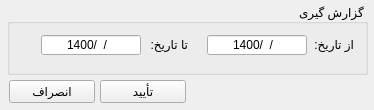
<?xml version="1.0" encoding="UTF-8"?>
<ui version="4.0">
 <class>reportWindow</class>
 <widget class="QMainWindow" name="reportWindow">
  <property name="windowModality">
   <enum>Qt::ApplicationModal</enum>
  </property>
  <property name="geometry">
   <rect>
    <x>0</x>
    <y>0</y>
    <width>374</width>
    <height>110</height>
   </rect>
  </property>
  <property name="minimumSize">
   <size>
    <width>374</width>
    <height>110</height>
   </size>
  </property>
  <property name="maximumSize">
   <size>
    <width>374</width>
    <height>110</height>
   </size>
  </property>
  <property name="windowTitle">
   <string>گزارش گیری</string>
  </property>
  <property name="windowIcon">
   <iconset>
    <normaloff>../icons/edit.png</normaloff>../icons/edit.png</iconset>
  </property>
  <property name="layoutDirection">
   <enum>Qt::RightToLeft</enum>
  </property>
  <widget class="QWidget" name="centralwidget">
   <widget class="QGroupBox" name="mainGroupBox">
    <property name="geometry">
     <rect>
      <x>7</x>
      <y>4</y>
      <width>361</width>
      <height>71</height>
     </rect>
    </property>
    <property name="title">
     <string>گزارش گیری</string>
    </property>
    <widget class="QLabel" name="startLabel">
     <property name="geometry">
      <rect>
       <x>306</x>
       <y>30</y>
       <width>41</width>
       <height>20</height>
      </rect>
     </property>
     <property name="text">
      <string>از تاریخ:</string>
     </property>
    </widget>
    <widget class="QLineEdit" name="startDateLineEdit">
     <property name="geometry">
      <rect>
       <x>200</x>
       <y>31</y>
       <width>100</width>
       <height>20</height>
      </rect>
     </property>
     <property name="inputMask">
      <string>0000/00/00</string>
     </property>
     <property name="text">
      <string>1400//</string>
     </property>
     <property name="alignment">
      <set>Qt::AlignCenter</set>
     </property>
    </widget>
    <widget class="QLineEdit" name="endDateLineEdit">
     <property name="geometry">
      <rect>
       <x>34</x>
       <y>31</y>
       <width>100</width>
       <height>20</height>
      </rect>
     </property>
     <property name="inputMask">
      <string>0000/00/00</string>
     </property>
     <property name="text">
      <string>1400//</string>
     </property>
     <property name="alignment">
      <set>Qt::AlignCenter</set>
     </property>
    </widget>
    <widget class="QLabel" name="endLabel">
     <property name="geometry">
      <rect>
       <x>130</x>
       <y>30</y>
       <width>51</width>
       <height>20</height>
      </rect>
     </property>
     <property name="text">
      <string>تا تاریخ:</string>
     </property>
    </widget>
   </widget>
   <widget class="QPushButton" name="cancelPushButton">
    <property name="geometry">
     <rect>
      <x>9</x>
      <y>80</y>
      <width>86</width>
      <height>23</height>
     </rect>
    </property>
    <property name="text">
     <string>انصراف</string>
    </property>
   </widget>
   <widget class="QPushButton" name="savePushButton">
    <property name="geometry">
     <rect>
      <x>100</x>
      <y>80</y>
      <width>86</width>
      <height>23</height>
     </rect>
    </property>
    <property name="text">
     <string>تأیید</string>
    </property>
   </widget>
  </widget>
 </widget>
 <resources/>
 <connections/>
</ui>
